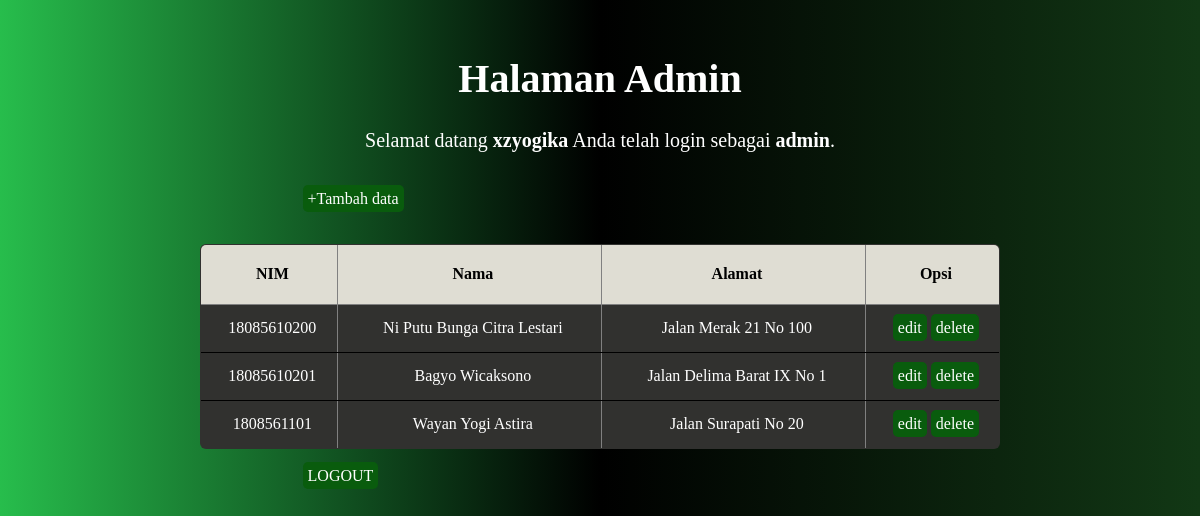
/halaman_admin.php (signed in), run on the app's committed database.
### tables this page shows
CREATE TABLE `mahasiswa` (
  `id` int(100) NOT NULL,
  `nim` varchar(100) NOT NULL,
  `nama` varchar(100) NOT NULL,
  `alamat` text NOT NULL
);

### halaman_admin.php (the view, shortened to what this page needs)
<!DOCTYPE html>
<html lang="en">
<head>
	<link rel="stylesheet" href="style2.css">
</head>
<body>
	<h1>Halaman Admin</h1>
	<p>Selamat datang <b><?php echo $_SESSION['username']; ?></b> Anda telah login sebagai <b><?php echo $_SESSION['level']; ?></b>.</p>
	<br/>
	<div class="box">
	<a href="insert.php">+Tambah data</a>
	</div>
	<br/>
	<br/>
	<table border="1">
		<thead>
		<tr>
			<th>NIM</th>
			<th>Nama</th>
			<th>Alamat</th>
			<th>Opsi</th>
		</tr>
		</thead>
		<tbody>
		<?php
		include 'koneksi.php';
		$data = mysqli_query($koneksi,"select * from mahasiswa");
		while($d = mysqli_fetch_array($data)){
			?>
			<tr>
				<td><?php echo $d['nim']; ?></td>
				<td><?php echo $d['nama']; ?></td>
				<td><?php echo $d['alamat']; ?></td>
				<td>
					<a href="edit.php?id=<?php echo $d['id']; ?>">edit</a>
					<a href="delete.php?id=<?php echo $d['id']; ?>">delete</a>
				</td>
			</tr>
			<?php
		}
		?>
		</tbody>
	</table>
	<br/>
	<div class="box">
	<a href="logout.php">LOGOUT</a>
	</div>
</body>
</html>

### style2.css (style rules this page uses)
body { background-image: linear-gradient(to right, #27bd4c, #000000, #123815); font: 400 14px; padding: 20px; }
h1 { font-size: 40px; text-align: center; color: white; }
.box { margin-left: 24%; }
a { background-color: rgb(9, 92, 13); padding: 5px; border-radius: 5px; color: white; text-decoration: none; }
p { font-size: 20px; text-align: center; color: white; }
table { border-spacing: 1; border-collapse: collapse; background-color: rgb(49, 49, 47); border-radius: 6px; overflow: hidden; max-width: 800px; width: 100%; margin: 0 auto; position: relative; }
td,th { padding-left: 8px; }
thead tr { height: 60px; background: #dfddd3; font-size: 16px; }
tbody tr { height: 48px; border-bottom: 1px solid black; color: white; }
td, th { text-align: center; }

### data on the page
mahasiswa: nim "18085610200", nama "Ni Putu Bunga Citra Lestari", alamat "Jalan Merak 21 No 100"
mahasiswa: nim "18085610201", nama "Bagyo Wicaksono", alamat "Jalan Delima Barat IX No 1"
mahasiswa: nim "1808561101", nama "Wayan Yogi Astira", alamat "Jalan Surapati No 20"

### other printed values
$_SESSION['username'] "xzyogika"
$_SESSION['level'] "admin"
